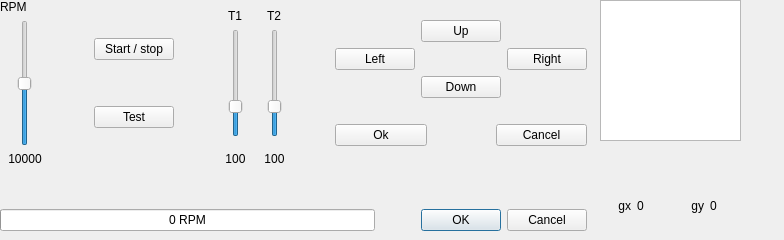
<ui version="4.0" >
 <class>TestWin</class>
 <widget class="QDialog" name="TestWin" >
  <property name="geometry" >
   <rect>
    <x>0</x>
    <y>0</y>
    <width>784</width>
    <height>240</height>
   </rect>
  </property>
  <property name="windowTitle" >
   <string>Test window for OpenChrono</string>
  </property>
  <widget class="QWidget" name="layoutWidget" >
   <property name="geometry" >
    <rect>
     <x>0</x>
     <y>0</y>
     <width>587</width>
     <height>231</height>
    </rect>
   </property>
   <layout class="QVBoxLayout" >
    <property name="spacing" >
     <number>6</number>
    </property>
    <property name="margin" >
     <number>0</number>
    </property>
    <item>
     <layout class="QHBoxLayout" >
      <property name="spacing" >
       <number>6</number>
      </property>
      <property name="margin" >
       <number>0</number>
      </property>
      <item>
       <layout class="QVBoxLayout" >
        <property name="spacing" >
         <number>6</number>
        </property>
        <property name="margin" >
         <number>0</number>
        </property>
        <item>
         <layout class="QVBoxLayout" >
          <property name="spacing" >
           <number>6</number>
          </property>
          <property name="margin" >
           <number>0</number>
          </property>
          <item>
           <widget class="QLabel" name="label" >
            <property name="text" >
             <string>RPM</string>
            </property>
           </widget>
          </item>
          <item>
           <widget class="QSlider" name="SliderRPM" >
            <property name="sizePolicy" >
             <sizepolicy vsizetype="Expanding" hsizetype="Minimum" >
              <horstretch>0</horstretch>
              <verstretch>0</verstretch>
             </sizepolicy>
            </property>
            <property name="maximum" >
             <number>20000</number>
            </property>
            <property name="singleStep" >
             <number>10</number>
            </property>
            <property name="pageStep" >
             <number>100</number>
            </property>
            <property name="value" >
             <number>9999</number>
            </property>
            <property name="orientation" >
             <enum>Qt::Vertical</enum>
            </property>
           </widget>
          </item>
         </layout>
        </item>
        <item>
         <widget class="QLabel" name="lblRPM" >
          <property name="sizePolicy" >
           <sizepolicy vsizetype="Preferred" hsizetype="Minimum" >
            <horstretch>0</horstretch>
            <verstretch>0</verstretch>
           </sizepolicy>
          </property>
          <property name="minimumSize" >
           <size>
            <width>50</width>
            <height>0</height>
           </size>
          </property>
          <property name="text" >
           <string>10000</string>
          </property>
          <property name="alignment" >
           <set>Qt::AlignCenter</set>
          </property>
         </widget>
        </item>
       </layout>
      </item>
      <item>
       <spacer>
        <property name="orientation" >
         <enum>Qt::Horizontal</enum>
        </property>
        <property name="sizeType" >
         <enum>QSizePolicy::Maximum</enum>
        </property>
        <property name="sizeHint" stdset="0" >
         <size>
          <width>40</width>
          <height>20</height>
         </size>
        </property>
       </spacer>
      </item>
      <item>
       <layout class="QVBoxLayout" >
        <property name="spacing" >
         <number>6</number>
        </property>
        <property name="margin" >
         <number>0</number>
        </property>
        <item>
         <spacer>
          <property name="orientation" >
           <enum>Qt::Vertical</enum>
          </property>
          <property name="sizeType" >
           <enum>QSizePolicy::Maximum</enum>
          </property>
          <property name="sizeHint" stdset="0" >
           <size>
            <width>20</width>
            <height>40</height>
           </size>
          </property>
         </spacer>
        </item>
        <item>
         <widget class="QPushButton" name="StartStop" >
          <property name="sizePolicy" >
           <sizepolicy vsizetype="Fixed" hsizetype="Maximum" >
            <horstretch>0</horstretch>
            <verstretch>0</verstretch>
           </sizepolicy>
          </property>
          <property name="text" >
           <string>Start / stop</string>
          </property>
         </widget>
        </item>
        <item>
         <spacer>
          <property name="orientation" >
           <enum>Qt::Vertical</enum>
          </property>
          <property name="sizeType" >
           <enum>QSizePolicy::Minimum</enum>
          </property>
          <property name="sizeHint" stdset="0" >
           <size>
            <width>20</width>
            <height>40</height>
           </size>
          </property>
         </spacer>
        </item>
        <item>
         <widget class="QPushButton" name="butTest" >
          <property name="text" >
           <string>Test</string>
          </property>
         </widget>
        </item>
        <item>
         <spacer>
          <property name="orientation" >
           <enum>Qt::Vertical</enum>
          </property>
          <property name="sizeType" >
           <enum>QSizePolicy::Maximum</enum>
          </property>
          <property name="sizeHint" stdset="0" >
           <size>
            <width>20</width>
            <height>40</height>
           </size>
          </property>
         </spacer>
        </item>
       </layout>
      </item>
      <item>
       <spacer>
        <property name="orientation" >
         <enum>Qt::Horizontal</enum>
        </property>
        <property name="sizeType" >
         <enum>QSizePolicy::Maximum</enum>
        </property>
        <property name="sizeHint" stdset="0" >
         <size>
          <width>40</width>
          <height>20</height>
         </size>
        </property>
       </spacer>
      </item>
      <item>
       <layout class="QVBoxLayout" >
        <property name="spacing" >
         <number>6</number>
        </property>
        <property name="margin" >
         <number>0</number>
        </property>
        <item>
         <layout class="QVBoxLayout" >
          <property name="spacing" >
           <number>6</number>
          </property>
          <property name="margin" >
           <number>9</number>
          </property>
          <item>
           <widget class="QLabel" name="label_2" >
            <property name="text" >
             <string>T1</string>
            </property>
           </widget>
          </item>
          <item>
           <widget class="QSlider" name="SliderTemp1" >
            <property name="sizePolicy" >
             <sizepolicy vsizetype="Expanding" hsizetype="Minimum" >
              <horstretch>0</horstretch>
              <verstretch>0</verstretch>
             </sizepolicy>
            </property>
            <property name="maximum" >
             <number>200</number>
            </property>
            <property name="singleStep" >
             <number>1</number>
            </property>
            <property name="pageStep" >
             <number>10</number>
            </property>
            <property name="value" >
             <number>49</number>
            </property>
            <property name="orientation" >
             <enum>Qt::Vertical</enum>
            </property>
           </widget>
          </item>
         </layout>
        </item>
        <item>
         <widget class="QLabel" name="lblT1" >
          <property name="minimumSize" >
           <size>
            <width>20</width>
            <height>0</height>
           </size>
          </property>
          <property name="text" >
           <string>100</string>
          </property>
          <property name="alignment" >
           <set>Qt::AlignCenter</set>
          </property>
         </widget>
        </item>
       </layout>
      </item>
      <item>
       <layout class="QVBoxLayout" >
        <property name="spacing" >
         <number>6</number>
        </property>
        <property name="margin" >
         <number>0</number>
        </property>
        <item>
         <layout class="QVBoxLayout" >
          <property name="spacing" >
           <number>6</number>
          </property>
          <property name="margin" >
           <number>9</number>
          </property>
          <item>
           <widget class="QLabel" name="label_3" >
            <property name="text" >
             <string>T2</string>
            </property>
           </widget>
          </item>
          <item>
           <widget class="QSlider" name="SliderTemp2" >
            <property name="sizePolicy" >
             <sizepolicy vsizetype="Expanding" hsizetype="Minimum" >
              <horstretch>0</horstretch>
              <verstretch>0</verstretch>
             </sizepolicy>
            </property>
            <property name="maximum" >
             <number>200</number>
            </property>
            <property name="singleStep" >
             <number>1</number>
            </property>
            <property name="pageStep" >
             <number>10</number>
            </property>
            <property name="value" >
             <number>49</number>
            </property>
            <property name="orientation" >
             <enum>Qt::Vertical</enum>
            </property>
           </widget>
          </item>
         </layout>
        </item>
        <item>
         <widget class="QLabel" name="lblT2" >
          <property name="minimumSize" >
           <size>
            <width>20</width>
            <height>0</height>
           </size>
          </property>
          <property name="text" >
           <string>100</string>
          </property>
          <property name="alignment" >
           <set>Qt::AlignCenter</set>
          </property>
         </widget>
        </item>
       </layout>
      </item>
      <item>
       <spacer>
        <property name="orientation" >
         <enum>Qt::Horizontal</enum>
        </property>
        <property name="sizeType" >
         <enum>QSizePolicy::Maximum</enum>
        </property>
        <property name="sizeHint" stdset="0" >
         <size>
          <width>40</width>
          <height>20</height>
         </size>
        </property>
       </spacer>
      </item>
      <item>
       <layout class="QVBoxLayout" >
        <property name="spacing" >
         <number>6</number>
        </property>
        <property name="margin" >
         <number>0</number>
        </property>
        <item>
         <layout class="QGridLayout" >
          <property name="margin" >
           <number>0</number>
          </property>
          <property name="spacing" >
           <number>6</number>
          </property>
          <item row="1" column="2" >
           <widget class="QPushButton" name="butRight" >
            <property name="text" >
             <string>Right</string>
            </property>
           </widget>
          </item>
          <item row="1" column="0" >
           <widget class="QPushButton" name="butLeft" >
            <property name="text" >
             <string>Left</string>
            </property>
           </widget>
          </item>
          <item row="2" column="1" >
           <widget class="QPushButton" name="butDown" >
            <property name="text" >
             <string>Down</string>
            </property>
           </widget>
          </item>
          <item row="0" column="1" >
           <widget class="QPushButton" name="butUp" >
            <property name="text" >
             <string>Up</string>
            </property>
           </widget>
          </item>
         </layout>
        </item>
        <item>
         <layout class="QHBoxLayout" >
          <property name="spacing" >
           <number>6</number>
          </property>
          <property name="margin" >
           <number>0</number>
          </property>
          <item>
           <widget class="QPushButton" name="butOk" >
            <property name="text" >
             <string>Ok</string>
            </property>
           </widget>
          </item>
          <item>
           <spacer>
            <property name="orientation" >
             <enum>Qt::Horizontal</enum>
            </property>
            <property name="sizeType" >
             <enum>QSizePolicy::Minimum</enum>
            </property>
            <property name="sizeHint" stdset="0" >
             <size>
              <width>63</width>
              <height>20</height>
             </size>
            </property>
           </spacer>
          </item>
          <item>
           <widget class="QPushButton" name="butCancel" >
            <property name="text" >
             <string>Cancel</string>
            </property>
           </widget>
          </item>
         </layout>
        </item>
       </layout>
      </item>
     </layout>
    </item>
    <item>
     <spacer>
      <property name="orientation" >
       <enum>Qt::Vertical</enum>
      </property>
      <property name="sizeType" >
       <enum>QSizePolicy::Maximum</enum>
      </property>
      <property name="sizeHint" stdset="0" >
       <size>
        <width>20</width>
        <height>40</height>
       </size>
      </property>
     </spacer>
    </item>
    <item>
     <layout class="QHBoxLayout" >
      <property name="spacing" >
       <number>6</number>
      </property>
      <property name="margin" >
       <number>0</number>
      </property>
      <item>
       <widget class="QProgressBar" name="progressBar" >
        <property name="maximum" >
         <number>20000</number>
        </property>
        <property name="value" >
         <number>0</number>
        </property>
        <property name="alignment" >
         <set>Qt::AlignHCenter</set>
        </property>
        <property name="orientation" >
         <enum>Qt::Horizontal</enum>
        </property>
        <property name="format" >
         <string>%v RPM</string>
        </property>
       </widget>
      </item>
      <item>
       <spacer>
        <property name="orientation" >
         <enum>Qt::Horizontal</enum>
        </property>
        <property name="sizeType" >
         <enum>QSizePolicy::Maximum</enum>
        </property>
        <property name="sizeHint" stdset="0" >
         <size>
          <width>40</width>
          <height>20</height>
         </size>
        </property>
       </spacer>
      </item>
      <item>
       <widget class="QDialogButtonBox" name="buttonBox" >
        <property name="sizePolicy" >
         <sizepolicy vsizetype="Fixed" hsizetype="Maximum" >
          <horstretch>0</horstretch>
          <verstretch>0</verstretch>
         </sizepolicy>
        </property>
        <property name="orientation" >
         <enum>Qt::Horizontal</enum>
        </property>
        <property name="standardButtons" >
         <set>QDialogButtonBox::Cancel|QDialogButtonBox::Ok</set>
        </property>
       </widget>
      </item>
     </layout>
    </item>
   </layout>
  </widget>
  <widget class="QWidget" name="layoutWidget" >
   <property name="geometry" >
    <rect>
     <x>600</x>
     <y>190</y>
     <width>141</width>
     <height>31</height>
    </rect>
   </property>
   <layout class="QHBoxLayout" name="horizontalLayout" >
    <item>
     <widget class="QLabel" name="label_gx" >
      <property name="text" >
       <string>gx</string>
      </property>
      <property name="alignment" >
       <set>Qt::AlignRight|Qt::AlignTrailing|Qt::AlignVCenter</set>
      </property>
     </widget>
    </item>
    <item>
     <widget class="QLabel" name="lblgx" >
      <property name="text" >
       <string>0</string>
      </property>
     </widget>
    </item>
    <item>
     <widget class="QLabel" name="label_gy" >
      <property name="text" >
       <string>gy</string>
      </property>
      <property name="alignment" >
       <set>Qt::AlignRight|Qt::AlignTrailing|Qt::AlignVCenter</set>
      </property>
     </widget>
    </item>
    <item>
     <widget class="QLabel" name="lblgy" >
      <property name="text" >
       <string>0</string>
      </property>
     </widget>
    </item>
   </layout>
  </widget>
  <widget class="QAccelerometer" name="accelerometer" >
   <property name="geometry" >
    <rect>
     <x>600</x>
     <y>0</y>
     <width>141</width>
     <height>141</height>
    </rect>
   </property>
  </widget>
  <zorder>accelerometer</zorder>
  <zorder>layoutWidget</zorder>
  <zorder>layoutWidget</zorder>
 </widget>
 <customwidgets>
  <customwidget>
   <class>QAccelerometer</class>
   <extends>QGraphicsView</extends>
   <header>qaccelerometer.h</header>
  </customwidget>
 </customwidgets>
 <tabstops>
  <tabstop>SliderRPM</tabstop>
  <tabstop>StartStop</tabstop>
  <tabstop>SliderTemp1</tabstop>
  <tabstop>SliderTemp2</tabstop>
  <tabstop>butLeft</tabstop>
  <tabstop>butDown</tabstop>
  <tabstop>butRight</tabstop>
  <tabstop>butUp</tabstop>
  <tabstop>butOk</tabstop>
  <tabstop>butCancel</tabstop>
  <tabstop>butTest</tabstop>
  <tabstop>buttonBox</tabstop>
 </tabstops>
 <resources/>
 <connections>
  <connection>
   <sender>buttonBox</sender>
   <signal>accepted()</signal>
   <receiver>TestWin</receiver>
   <slot>accept()</slot>
   <hints>
    <hint type="sourcelabel" >
     <x>248</x>
     <y>254</y>
    </hint>
    <hint type="destinationlabel" >
     <x>157</x>
     <y>274</y>
    </hint>
   </hints>
  </connection>
  <connection>
   <sender>buttonBox</sender>
   <signal>rejected()</signal>
   <receiver>TestWin</receiver>
   <slot>reject()</slot>
   <hints>
    <hint type="sourcelabel" >
     <x>316</x>
     <y>260</y>
    </hint>
    <hint type="destinationlabel" >
     <x>286</x>
     <y>274</y>
    </hint>
   </hints>
  </connection>
  <connection>
   <sender>SliderRPM</sender>
   <signal>valueChanged(int)</signal>
   <receiver>lblRPM</receiver>
   <slot>setNum(int)</slot>
   <hints>
    <hint type="sourcelabel" >
     <x>35</x>
     <y>168</y>
    </hint>
    <hint type="destinationlabel" >
     <x>53</x>
     <y>225</y>
    </hint>
   </hints>
  </connection>
  <connection>
   <sender>SliderTemp2</sender>
   <signal>valueChanged(int)</signal>
   <receiver>lblT2</receiver>
   <slot>setNum(int)</slot>
   <hints>
    <hint type="sourcelabel" >
     <x>262</x>
     <y>155</y>
    </hint>
    <hint type="destinationlabel" >
     <x>271</x>
     <y>223</y>
    </hint>
   </hints>
  </connection>
  <connection>
   <sender>SliderTemp1</sender>
   <signal>valueChanged(int)</signal>
   <receiver>lblT1</receiver>
   <slot>setNum(int)</slot>
   <hints>
    <hint type="sourcelabel" >
     <x>193</x>
     <y>152</y>
    </hint>
    <hint type="destinationlabel" >
     <x>173</x>
     <y>213</y>
    </hint>
   </hints>
  </connection>
  <connection>
   <sender>SliderRPM</sender>
   <signal>valueChanged(int)</signal>
   <receiver>progressBar</receiver>
   <slot>setValue(int)</slot>
   <hints>
    <hint type="sourcelabel" >
     <x>33</x>
     <y>73</y>
    </hint>
    <hint type="destinationlabel" >
     <x>93</x>
     <y>284</y>
    </hint>
   </hints>
  </connection>
 </connections>
</ui>
